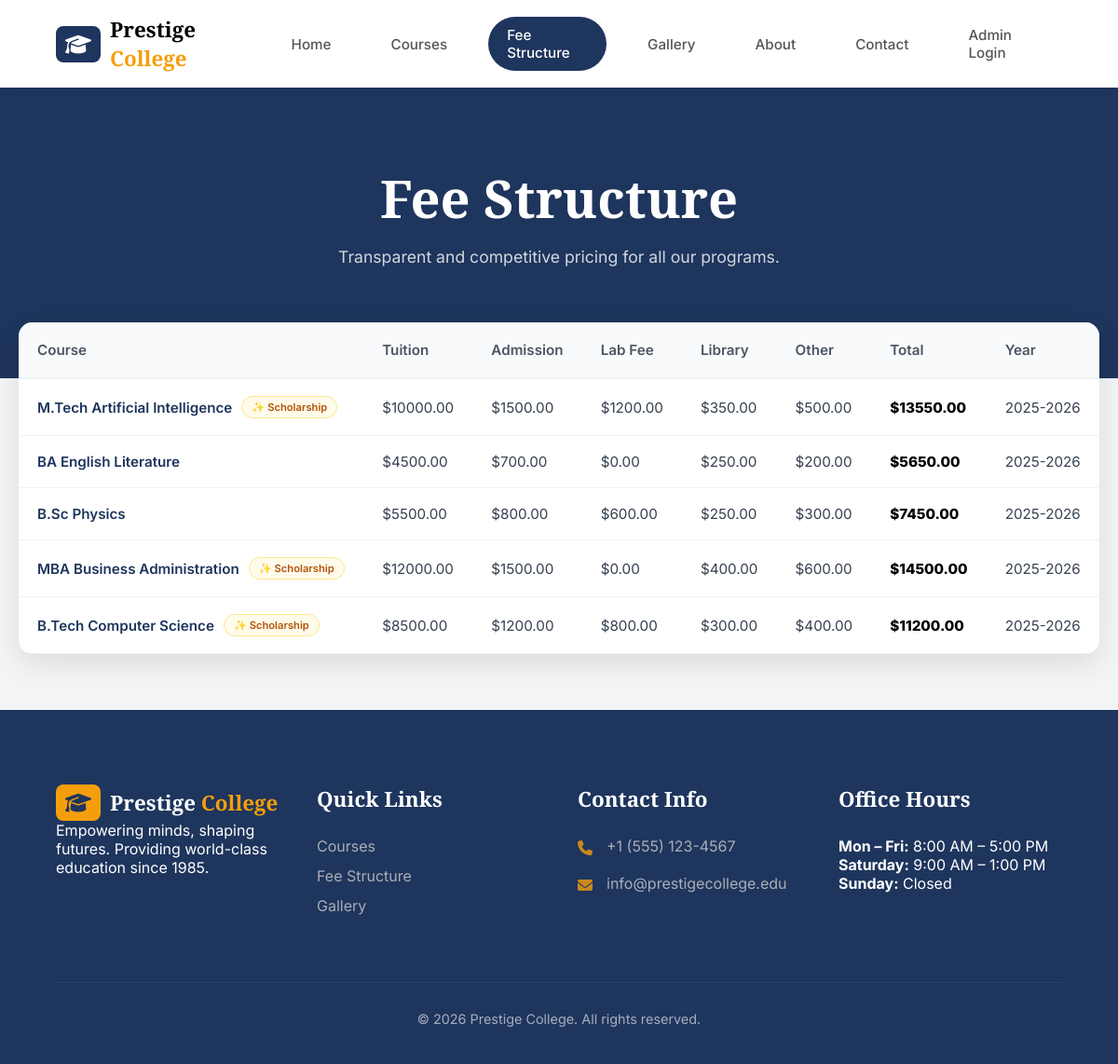
/fees.php, run on the app's committed database.
### tables this page shows
CREATE TABLE IF NOT EXISTS fees (
    id INT AUTO_INCREMENT PRIMARY KEY,
    course_name VARCHAR(100) NOT NULL,
    tuition DECIMAL(10,2) NOT NULL,
    admission DECIMAL(10,2) NOT NULL,
    lab_fee DECIMAL(10,2) DEFAULT 0,
    library_fee DECIMAL(10,2) DEFAULT 0,
    other_fee DECIMAL(10,2) DEFAULT 0,
    total DECIMAL(10,2) NOT NULL,
    year VARCHAR(20) NOT NULL,
    scholarship BOOLEAN DEFAULT FALSE,
    created_at TIMESTAMP DEFAULT CURRENT_TIMESTAMP
);

### fees.php (the view, shortened to what this page needs)
<?php
require_once("config.php");
$result = $conn->query("SELECT * FROM fees ORDER BY id DESC");
?>
<!DOCTYPE html>
<html lang="en">
<head>
    <link rel="stylesheet" href="https://cdnjs.cloudflare.com/ajax/libs/font-awesome/6.4.0/css/all.min.css">
</head>
<body>
    <nav class="navbar">
        <div class="logo">
            <div class="logo-icon"><i class="fa-solid fa-graduation-cap"></i></div>
            <div class="logo-text">Prestige <span>College</span></div>
        </div>
        <div class="nav-links" id="mainNav">
            <a href="index.php" id="homeLink">Home</a>
            <a href="course.php" id="coursesLink">Courses</a>
            <a href="fees.php" class="active" id="feeLink">Fee Structure</a>
            <a href="gallery.php">Gallery</a>
            <a href="aboutus.php">About</a>
            <a href="contact.php">Contact</a>
            <a href="index.php?page=login">Admin Login</a>
        </div>
    </nav>
    <header class="hero">
        <h1 id="headerTitle">Fee Structure</h1>
        <p>Transparent and competitive pricing for all our programs.</p>
    </header>
    <main class="table-container">
        <div class="fee-card">
            <table>
                <thead>
                    <tr>
                        <th>Course</th>
                        <th>Tuition</th>
                        <th>Admission</th>
                        <th>Lab Fee</th>
                        <th>Library</th>
                        <th>Other</th>
                        <th>Total</th>
                        <th>Year</th>
                    </tr>
                </thead>
                <tbody id="feeTableBody">
                    <?php while ($row = $result->fetch_assoc()): ?>
                        <tr>
                            <td>
                                <div class="course-name">
                                    <?= htmlspecialchars($row['course_name']) ?>
                                    <?php if ($row['scholarship']): ?>
                                        <span class="scholar-badge">✨ Scholarship</span>
                                    <?php endif; ?>
                                </div>
                            </td>
                            <td>$<?= $row['tuition'] ?></td>
                            <td>$<?= $row['admission'] ?></td>
                            <td>$<?= $row['lab_fee'] ?></td>
                            <td>$<?= $row['library_fee'] ?></td>
                            <td>$<?= $row['other_fee'] ?></td>
                            <td class="total-bold">$<?= $row['total'] ?></td>
                            <td><?= $row['year'] ?></td>
                        </tr>
                    <?php endwhile; ?>
                </tbody>
            </table>
        </div>
    </main>
    <footer class="footer">
        <div class="footer-grid">
            <div class="footer-col">
                <div class="logo">
                    <div class="logo-icon" style="background: var(--accent-gold); color: var(--primary-blue);"><i
                            class="fa-solid fa-graduation-cap"></i></div>
                    <div class="logo-text" style="color: white;">Prestige <span
                            style="color: var(--accent-gold);">College</span></div>
                </div>
                <p>Empowering minds, shaping futures. Providing world-class education since 1985.</p>
            </div>
            <div class="footer-col">
                <h4>Quick Links</h4>
                <ul>
                    <li><a href="course.php">Courses</a></li>
                    <li><a href="fees.php">Fee Structure</a></li>
                    <li><a href="gallery.php">Gallery</a></li>
                </ul>
            </div>
            <div class="footer-col">
                <h4>Contact Info</h4>
                <div class="info-item"><i class="fa-solid fa-phone"></i><a href="tel:+15551234567">+1 (555) 123-4567</a></div>
                <div class="info-item"><i class="fa-solid fa-envelope"></i><a href="mailto:info@prestigecollege.edu">info@prestigecollege.edu</a></div>
            </div>
            <div class="footer-col">
                <h4>Office Hours</h4>
                <p><strong>Mon – Fri:</strong> 8:00 AM – 5:00 PM</p>
                <p><strong>Saturday:</strong> 9:00 AM – 1:00 PM</p>
                <p><strong>Sunday:</strong> Closed</p>
            </div>
        </div>
        <div class="footer-bottom">&copy; 2026 Prestige College. All rights reserved.</div>
    </footer>
</body>
</html>

### fees.php (style rules this page uses)
:root { --primary-blue: #1e355d; --accent-gold: #f59e0b; --bg-gray: #f3f4f6; --white: #ffffff; --text-gray: #6b7280; }
* { margin: 0; padding: 0; box-sizing: border-box; }
body { font-family: 'Inter', sans-serif; background-color: var(--bg-gray); }
h1, h2, h3, .logo-text, .footer-col h4 { font-family: 'Playfair Display', serif; }
.navbar { display: flex; justify-content: space-between; align-items: center; padding: 1rem 5%; background: var(--white); position: sticky; top: 0; z-index: 1000; box-shadow: 0 2px 10px rgba(0, 0, 0, 0.05); }
.logo { display: flex; align-items: center; gap: 10px; font-size: 1.4rem; font-weight: 700; }
.logo-icon { background: var(--primary-blue); color: var(--white); padding: 6px 10px; border-radius: 8px; }
.logo-text span { color: var(--accent-gold); }
.nav-links { display: flex; gap: 1.5rem; align-items: center; }
.nav-links a { text-decoration: none; color: #555; font-size: 0.95rem; font-weight: 500; padding: 10px 20px; transition: 0.3s; }
.nav-links a.active { background-color: var(--primary-blue); color: var(--white); border-radius: 40px; }
.hero { background-color: var(--primary-blue); color: var(--white); text-align: center; padding: 80px 20px 120px; }
.hero h1 { font-size: 3.5rem; margin-bottom: 15px; }
.hero p { font-size: 1.1rem; opacity: 0.8; max-width: 600px; margin: 0 auto; }
.table-container { max-width: 1200px; margin: -60px auto 60px; padding: 0 20px; }
.fee-card { background: white; border-radius: 15px; overflow-x: auto; box-shadow: 0 10px 30px rgba(0, 0, 0, 0.1); }
table { width: 100%; border-collapse: collapse; font-size: 0.95rem; min-width: 900px; }
th { background: #f9fafb; padding: 20px; text-align: left; color: #4b5563; font-weight: 600; border-bottom: 2px solid #edf2f7; }
td { padding: 18px 20px; border-bottom: 1px solid #edf2f7; color: #374151; }
.course-name { font-weight: 600; color: var(--primary-blue); display: flex; align-items: center; gap: 10px; }
.total-bold { font-weight: 800; color: #000; }
.scholar-badge { background: #fffbeb; color: #b45309; border: 1px solid #fde68a; font-size: 0.7rem; padding: 4px 10px; border-radius: 20px; display: inline-flex; align-items: center; gap: 4px; }
.footer { background-color: var(--primary-blue); color: var(--white); padding: 80px 5% 40px; }
.footer-grid { display: grid; grid-template-columns: repeat(auto-fit, minmax(200px, 1fr)); gap: 40px; max-width: 1200px; margin: 0 auto; }
.footer-col h4 { font-size: 1.4rem; margin-bottom: 25px; color: var(--white); }
.footer-col ul { list-style: none; }
.footer-col ul li { margin-bottom: 12px; opacity: 0.8; cursor: pointer; transition: 0.3s; }
.info-item { display: flex; gap: 15px; margin-bottom: 20px; opacity: 0.8; }
.info-item i { color: var(--accent-gold); margin-top: 4px; }
.footer-bottom { text-align: center; margin-top: 60px; padding-top: 30px; border-top: 1px solid rgba(255, 255, 255, 0.1); font-size: 0.9rem; opacity: 0.6; }
.footer-col a { color: #ccc; text-decoration: none; }

### data on the page
fees: course_name "M.Tech Artificial Intelligence", scholarship "✨ Scholarship", tuition "10000.00", admission "1500.00", lab_fee "1200.00", library_fee "350.00", other_fee "500.00", total "13550.00", year "2025-2026"
fees: course_name "BA English Literature", tuition "4500.00", admission "700.00", lab_fee "0.00", library_fee "250.00", other_fee "200.00", total "5650.00", year "2025-2026"
fees: course_name "B.Sc Physics", tuition "5500.00", admission "800.00", lab_fee "600.00", library_fee "250.00", other_fee "300.00", total "7450.00", year "2025-2026"
fees: course_name "MBA Business Administration", scholarship "✨ Scholarship", tuition "12000.00", admission "1500.00", lab_fee "0.00", library_fee "400.00", other_fee "600.00", total "14500.00", year "2025-2026"
fees: course_name "B.Tech Computer Science", scholarship "✨ Scholarship", tuition "8500.00", admission "1200.00", lab_fee "800.00", library_fee "300.00", other_fee "400.00", total "11200.00", year "2025-2026"
